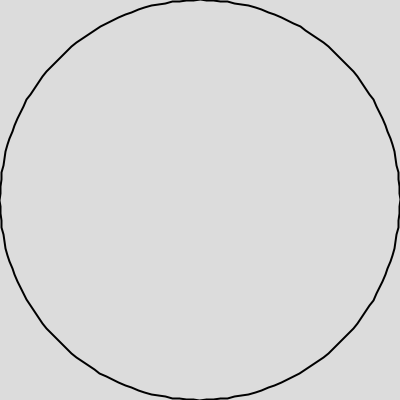
Frame 1 (no input)
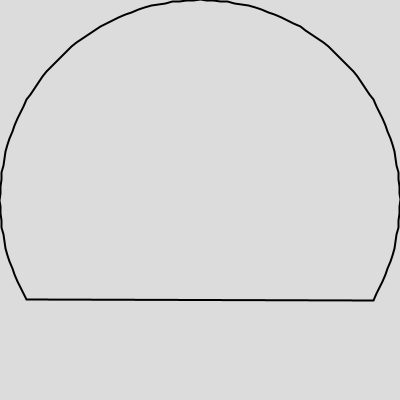
Frame 60 (the mouse pressed at the canvas centre just before this capture)
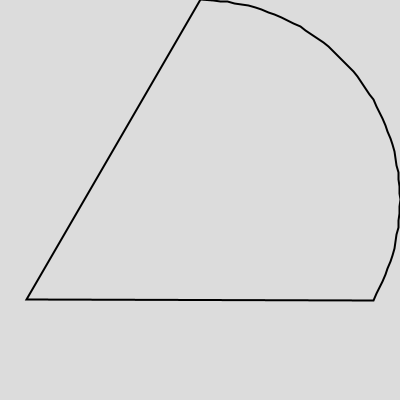
Frame 120 (the mouse held since frame 60 and released just before this capture)

The Processing sketch that drew these frames (run headless with seeded random() and noise(); from frame 60 on, the mouse is pressed at the canvas centre):

// Processing sketch: CC_081_2_Circle_Morphing_Part_2_Processing
// ── CC_081_2_Circle_Morphing_Part_2_Processing.pde
// Daniel Shiffman
// http://codingtra.in
// http://patreon.com/codingtrain

// Circle Morphing Part 2
// Edited Video: Coming Soon

// Originally written using p5.js

ArrayList<Point> cirPath;
int spacing = 2;

PVector polarToCartesian(float r, float angle) {
  return new PVector(r * cos(radians(angle)), r * sin(radians(angle)));
}


void setup() {
  size(400, 400);
  
  cirPath = new ArrayList<Point>();
  
  float radius = 200;
  int i = 0;
  for (int a = 0; a < 360; a += spacing) {
    Point cv = new Point();
    cv.coords = polarToCartesian(radius, a);
    cv.active = true;
    if (a % 120 == 0) {
      cv.fixed = true;
    }
    cirPath.add(cv);

  }

}

void draw() {

  background(220);
  translate(width / 2, height / 2);
  rotate(radians(30));
  stroke(0);
  strokeWeight(2);
  noFill();
  beginShape();
  for (int i = 0; i < cirPath.size(); i++) {
    Point v = cirPath.get(i);
    if (v.active) {
      vertex(v.coords.x, v.coords.y);
    }
  }
  endShape(CLOSE);

  ArrayList<Point> activeList = new ArrayList<Point>();
  for (int i = 0; i < cirPath.size(); i++) {
    Point v = cirPath.get(i);
    if (v.active && !v.fixed) {
      activeList.add(v);
    }
  }

  int index = 0; //floor(random(activeList.size()));
  if (index < activeList.size()) {
    Point v = activeList.get(index);
    v.active = false;
  }

}

class Point {
  PVector coords;
  boolean active;
  boolean fixed;
}
